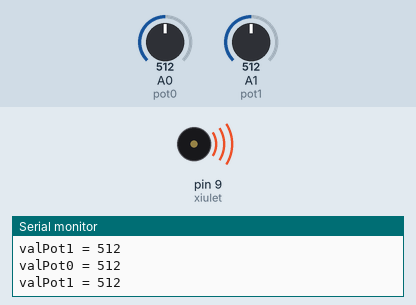
Simulated run of this sketch. Board: Arduino Uno, built with avr-gcc and run on an emulated ATmega328P. Shown: buzzer (waves = sounding), the last lines printed to the serial monitor. Inputs (shaded band) come from the test bench; at power-on: A1 (pot1) = 512, A0 (pot0) = 512.

Above: at 1.2 s.
1.3 s: A1 (pot1) set to 499
3.0 s: A0 (pot0) set to 483
At 3.78 s:
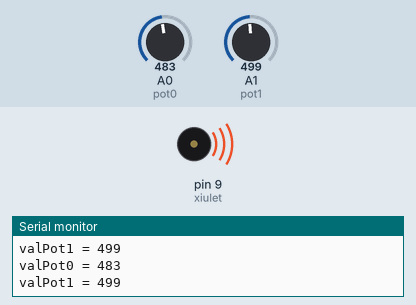
6.0 s: A1 (pot1) set to 1023
9.0 s: A1 (pot1) set to 495
At 9.35 s:
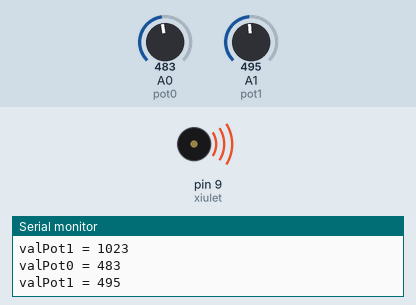
12.0 s: A1 (pot1) set to 468
At 13.2 s:
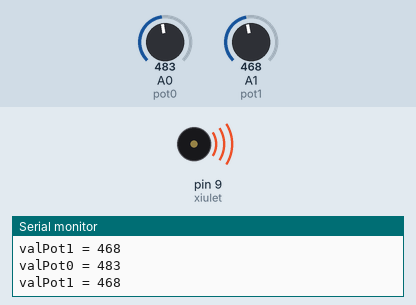
13.5 s: A1 (pot1) set to 511
At 14.8 s:
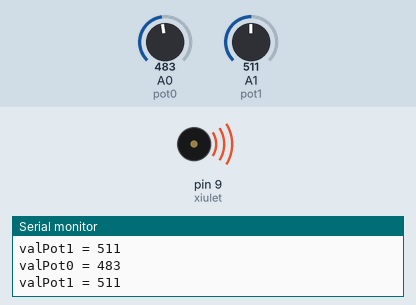
Timing chart, 0 to 17.5 s (numbered marks = the images above; inputs shaded):
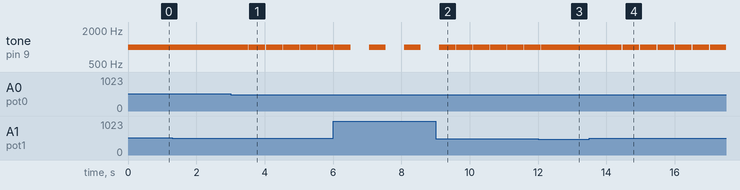

The sketch:

Exercici_005.ino
```cpp
/****************************************************************
**                                                             **
**                            TÍTOL:                           **
**                  Nom represenatiu del programa              **
**                                                             **
** NOM: Nom de l'Alumne                       DATA: xx/xx/20xx **
****************************************************************/
//************************** INCLUDE ****************************


//************************* VARIABLES ***************************
const byte xiulet = 9;
const byte pot0 = A0;
const byte pot1 = A1;
int valPot0, valPot1;

//*************************** SETUP *****************************

void setup()
{
  pinMode(xiulet, OUTPUT);
  pinMode(pot0, INPUT);
  pinMode(pot1, INPUT);
  Serial.begin(9600);
}

//*************************** LOOP ******************************
void loop()
{
  valPot0 = analogRead(pot0);
  valPot1 = analogRead(pot1);

  Serial.print("valPot0 = ");
  Serial.println(valPot0);
  Serial.print("valPot1 = ");
  Serial.println(valPot1);

  tone(xiulet, 1000, analogRead(pot0));
  delay(analogRead(pot1));
}

//************************* FUNCIONS ****************************
```

Measured:
- the behaviour switches between 500 and 499 on A0 (pot0) (found by bisection; images 0 and 1)
- the behaviour switches between 483 and 482 on A1 (pot1) (found by bisection; images 2 and 3)
- after the input at 3.0 s, tone on pin 9 (xiulet): alternates 1000 Hz for 0.48 s and silent for 0.02 s, starting after 0.52 s
- after the input at 9.0 s, tone on pin 9 (xiulet): alternates 1000 Hz for 0.48 s and silent for 0.01 s, starting after 0.61 s
- after the input at 12.0 s, tone on pin 9 (xiulet): goes on until 12.1 s, then stays 1000 Hz
- after the input at 13.5 s, tone on pin 9 (xiulet): alternates 1000 Hz for 0.48 s and silent for 0.03 s, starting after 0.95 s
